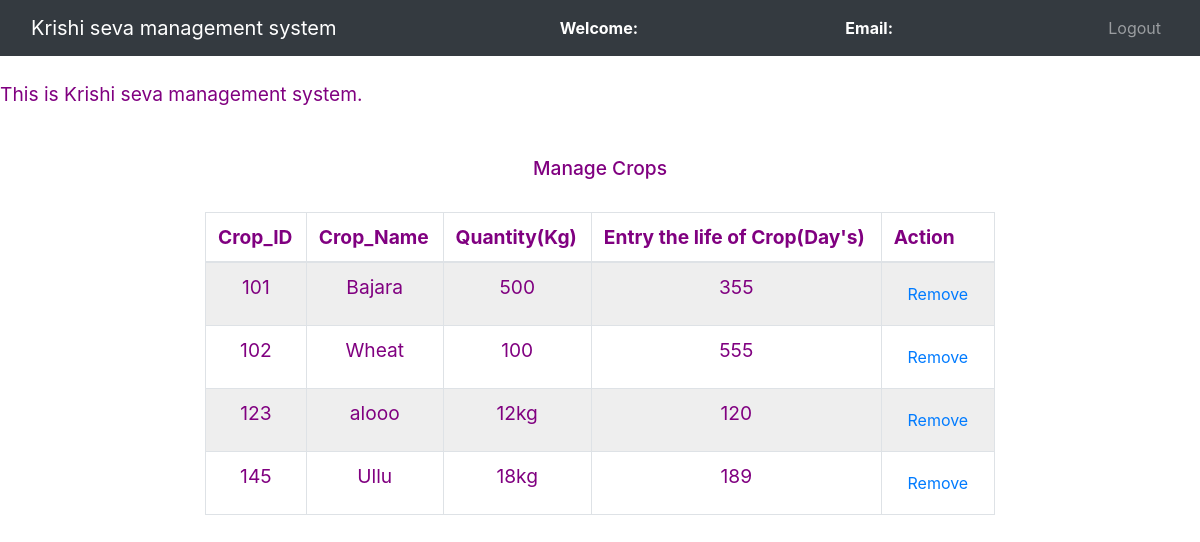
Page /admin/manage_crop.php on the committed database.
### tables this page shows
CREATE TABLE `crop` (
  `crop_id` int(100) NOT NULL,
  `name` varchar(100) NOT NULL,
  `quantity` varchar(100) NOT NULL,
  `day` int(100) NOT NULL,
  `farmer_id` int(11) NOT NULL
);

### admin/manage_crop.php (the view, shortened to what this page needs)
<!DOCTYPE html>
<html>
<head>
	<link rel="stylesheet" type="text/css" href="../bootstrap-4.4.1/css/bootstrap.min.css">
</head>
<body background="../image/B5.jpg">
	<nav class="navbar navbar-expand-lg navbar-dark bg-dark">
		<div class="container-fluid">
			<div class="navbar-header">
				<a class="navbar-brand" href="admin_dashboard.php">Krishi seva management system</a>
			</div>
			<font style="color: white"><span><strong>Welcome: <?php echo $_SESSION['name'];?></strong></span></font>
			<font style="color: white"><span><strong>Email: <?php echo $_SESSION['email'];?></strong></font>
		    <ul class="nav navbar-nav navbar-right">
		      <li class="nav-item">
		        <a class="nav-link" href="../logout.php">Logout</a>
		      </li>
		    </ul>
		</div>
	</nav><br>
	<span id="My_Heading"><marquee>This is Krishi seva management system. </marquee></span><br><br>
		<center><h4  id="My_Heading">Manage Crops</h4><br></center>
		<div class="row">
			<div class="col-md-2"></div>
			<div class="col-md-8">
				<table id="My_Heading" class="table table-bordered table-hover">
					<thead>
						<tr>
							<th>Crop_ID</th>
							<th>Crop_Name</th>
							<th>Quantity(Kg)</th>
							<th>Entry the life of Crop(Day's) </th>
							<th> Action </th>
						</tr>
					</thead>
					<?php
						include '../db_connect.php';
						$query = "select * from crop ";
						$query_run = mysqli_query($connection,$query);
						while ($row = mysqli_fetch_assoc($query_run)){
							?>
							<tr>
								<td><?php echo $row['crop_id'];?></td>
								<td><?php echo $row['name'];?></td>
								<td><?php echo $row['quantity'];?></td>
								<td><?php echo $row['day'];?></td>
								<td><button class="btn" id="submit" type="submit"><a href="delete_crop.php?bn=<?php echo $row['crop_id'];?>">Remove</a></button></td>
							</tr>
							<?php
						}
					?>
				</table>
			</div>
			<div class="col-md-2"></div>
		</div>
</body>
</html>

### admin/manage_crop.php (style rules this page uses)
#My_Heading { color: purple; font-size:120%; }
body { background-image: url('https://img.freepik.com/free-photo/farmland_1112-1236.jpg?w=1380&t=st=1683565927~exp=1683566527~hmac=b6a1d70b39fb6e076d23f7b2f3d74984ae9a023a7c9a3fbec952ed09948cff2a'); background-repeat: no-repeat; background-attachment: fixed; background-size: cover; }
td, th { border: 1px solid #777; padding: 0.5rem; text-align: center; }
table { border-collapse: collapse; }
thead { background: white; }
tbody tr:nth-child(odd) { background: #eee; }
tbody tr:nth-child(even) { background: white; }

### rows in the picture
crop: crop_id "101", name "Bajara", quantity "500", day "355"
crop: crop_id "102", name "Wheat", quantity "100", day "555"
crop: crop_id "123", name "alooo", quantity "12kg", day "120"
crop: crop_id "145", name "Ullu", quantity "18kg", day "189"
